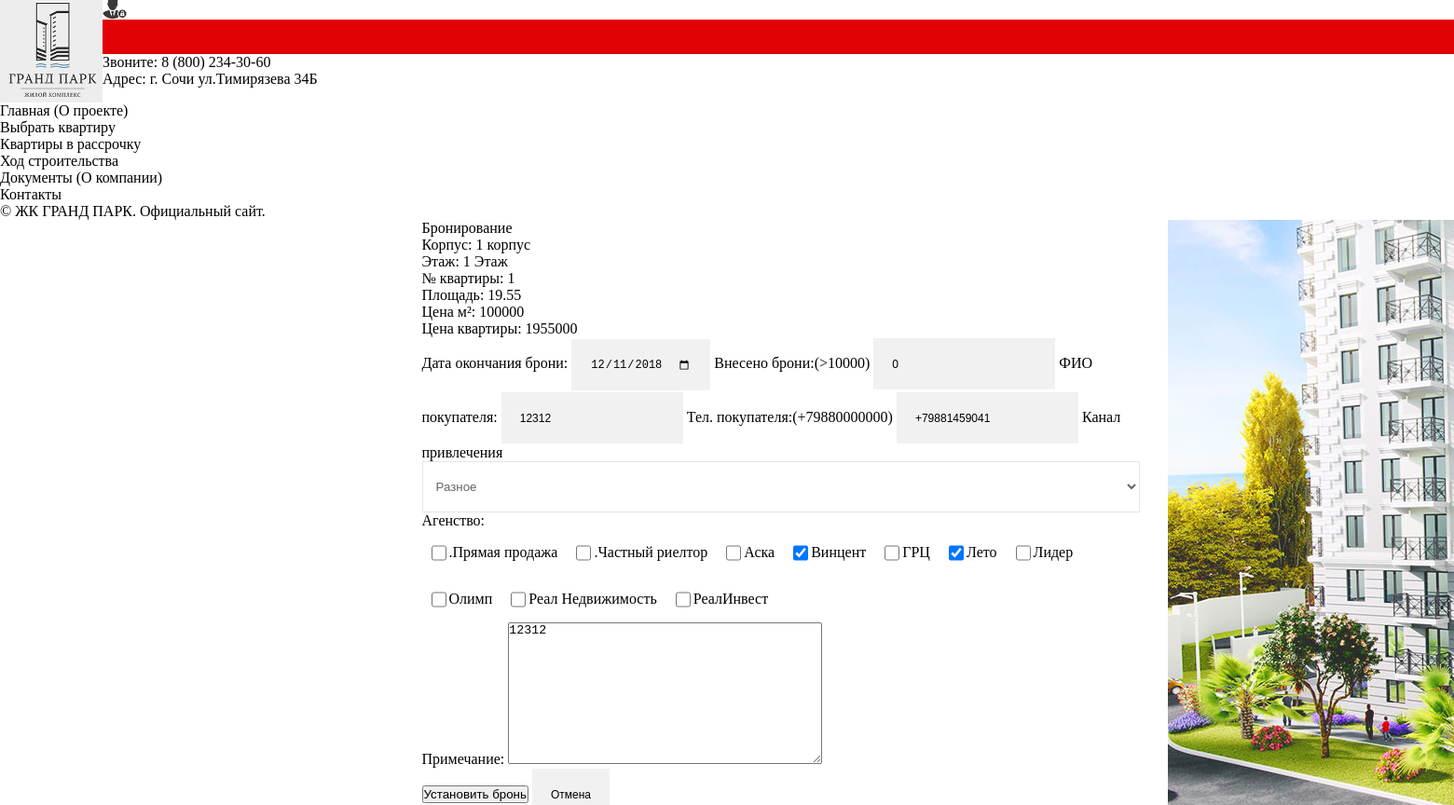
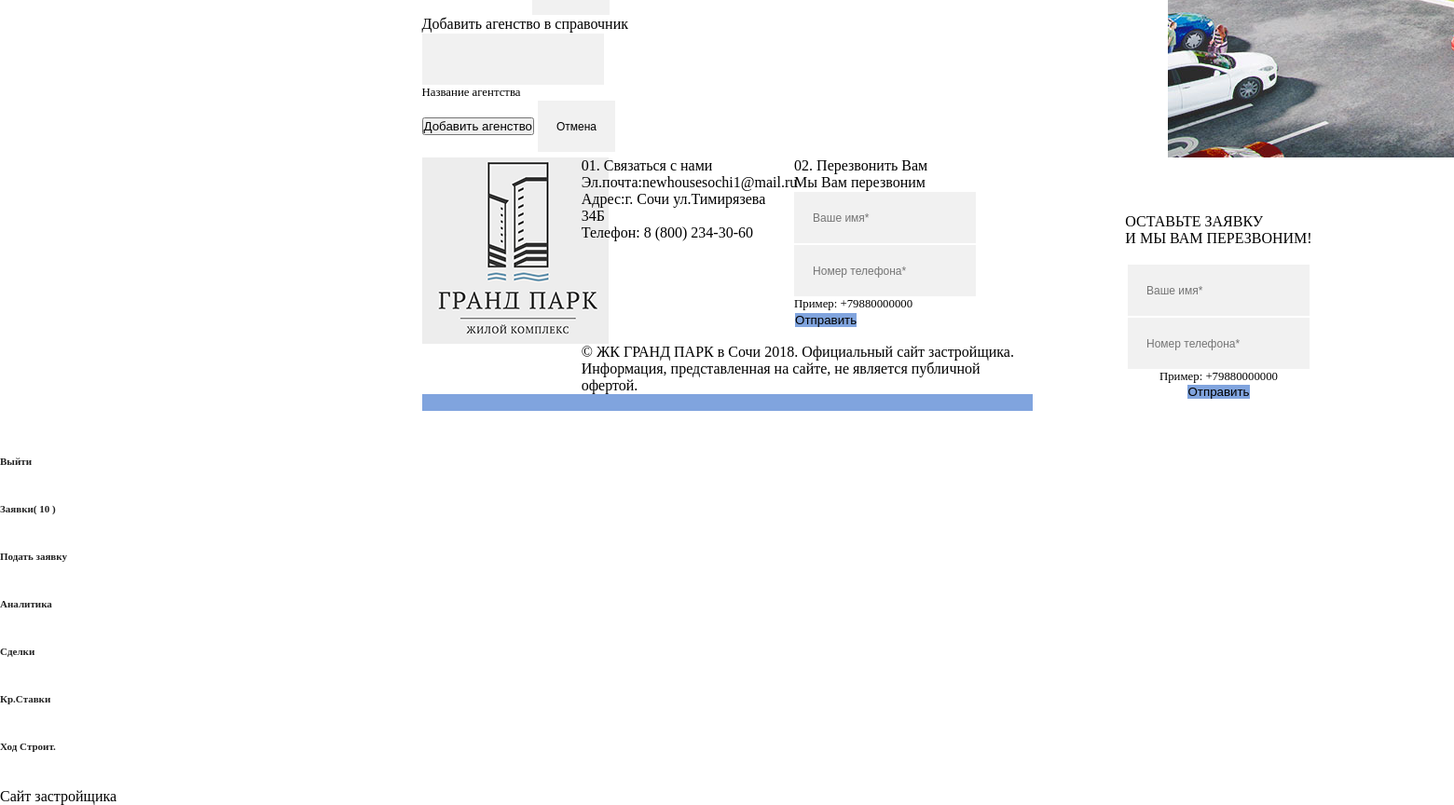
/flats/FlatBron/4/ (signed in), run on an earlier commit of the app's database (2 pictures, top to bottom).
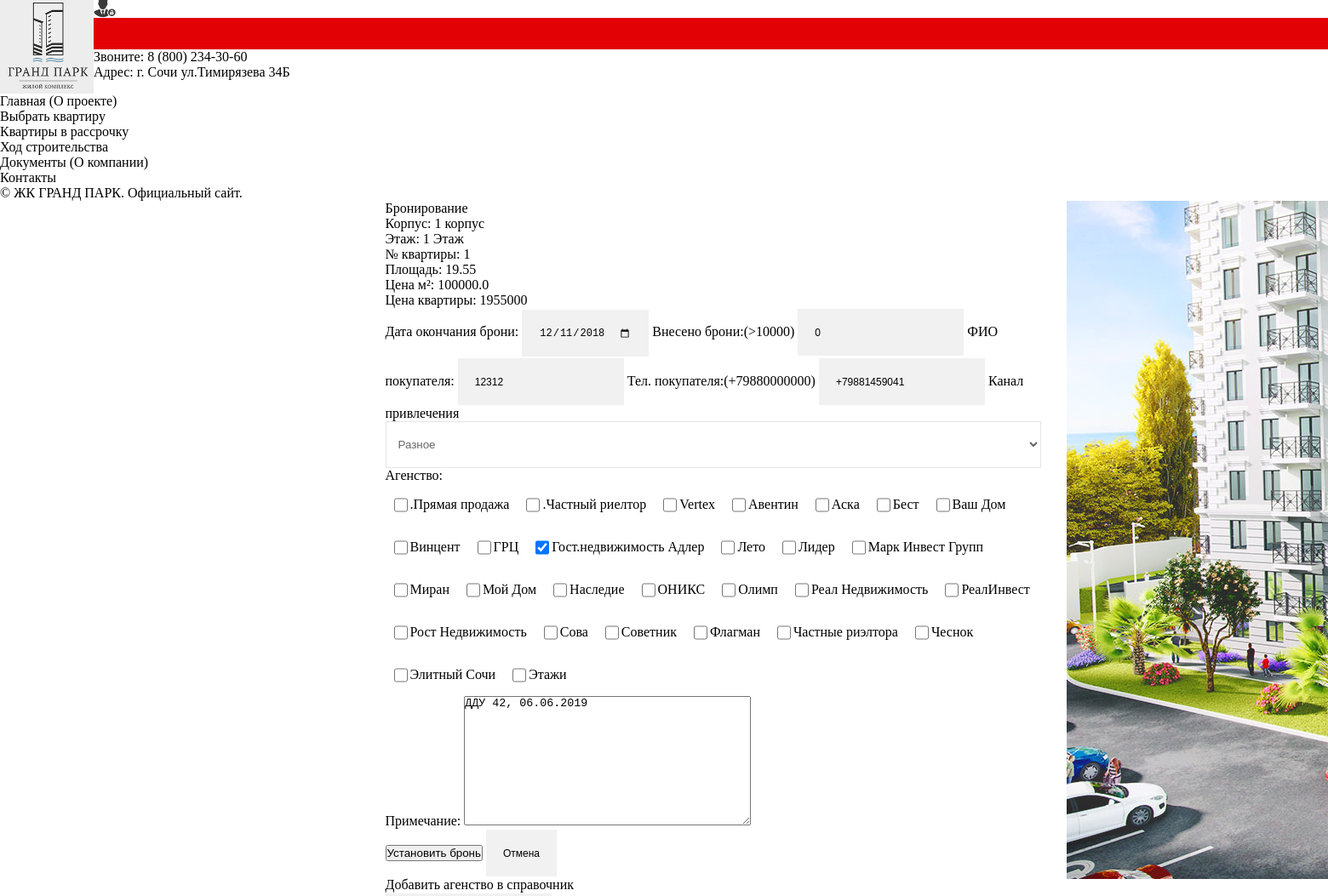
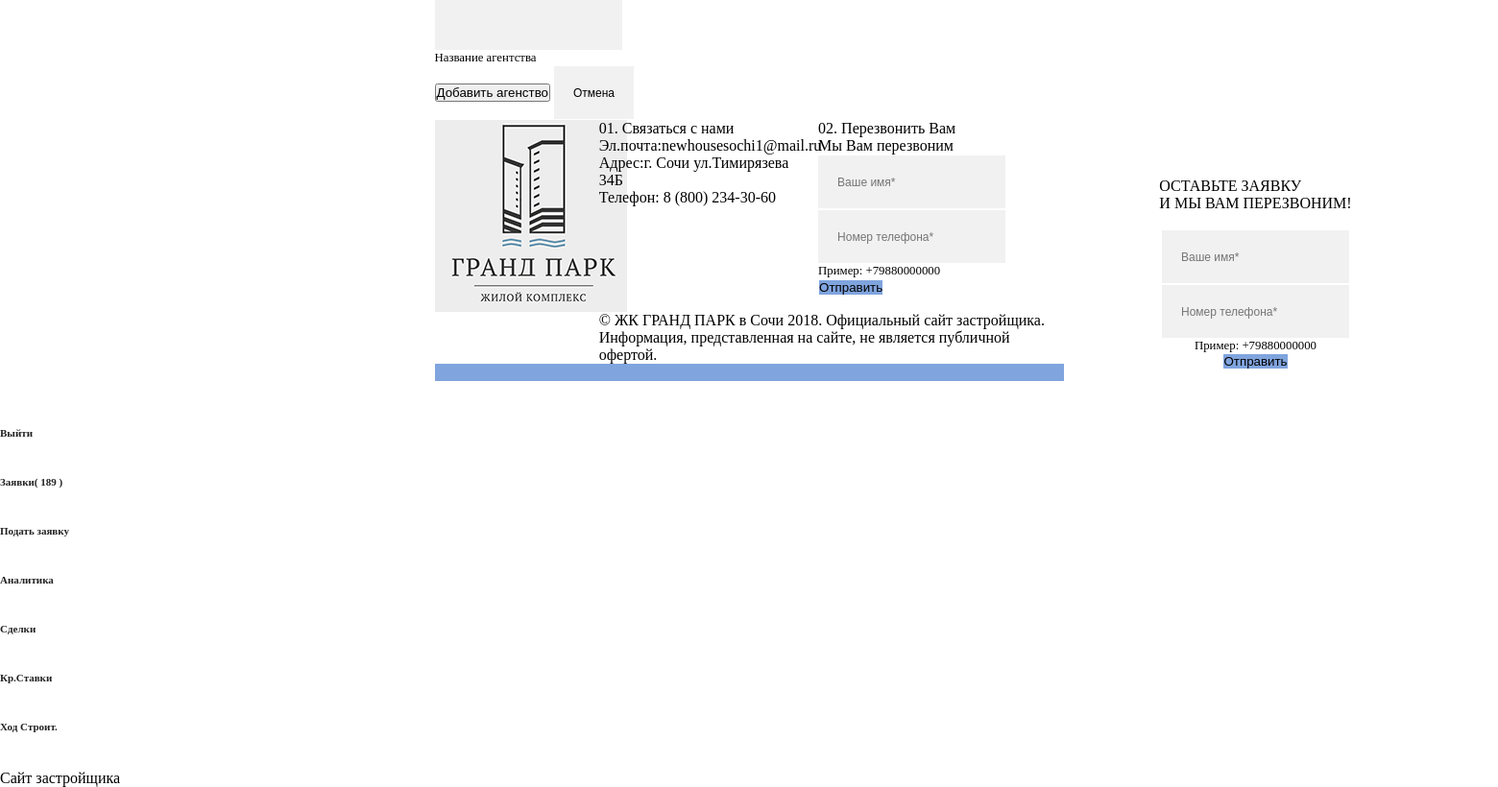
And on a later commit of the database (2 pictures, top to bottom).
### flats/models.py (models this page shows, shortened)
class flat(models.Model):
    korpus_choises = (('',''),('1 корпус','1 корпус'),('2 корпус','2 корпус'))
    korpus = models.CharField(max_length=20, verbose_name='Корпус:', choices=korpus_choises, default='')
    etag_choises = (('Выберите этаж','Выберите этаж'),('1 Этаж','1 Этаж'),('2 Этаж','2 Этаж'),('3 Этаж','3 Этаж'),
                    ('4 Этаж','4 Этаж'),('5 Этаж', '5 Этаж'), ('6 Этаж', '6 Этаж'), ('7 Этаж', '7 Этаж'),
                    ('8 Этаж', '8 Этаж'), ('9 Этаж', '9 Этаж'), ('10 Этаж', '10 Этаж'), ('11 Этаж', '11 Этаж'),
                    ('12 Этаж', '12 Этаж'))
    etag = models.CharField(max_length=15,verbose_name='Этаж:', choices=etag_choises, default='', blank=False)
    kv_numb = models.CharField(max_length=5, verbose_name='№ квартиры:', default='')
    cena_za_metr = models.FloatField(verbose_name='Цена за метр:', default=80000,validators=[MinValueValidator(10000)])
    vid_choises = (('на горы','на горы'),('на горы и море','на горы и море'),('на море и город','на море и город'),
                   ('на парк','на парк'),('во двор','во двор'))
    vid = models.CharField(max_length=40, verbose_name='Вид:', choices=vid_choises, default='')
    status_choises = (('Свободна','Свободна'),('Бронь','Бронь'),('Продана','Продана'))
    status = models.CharField(max_length=25, verbose_name='Статус:',choices=status_choises, default='Свободна')
    planirovka = models.ForeignKey(Planirovki, verbose_name='Планировка квартиры:', on_delete=models.CASCADE, default='')
    sdelka_date = models.DateField(verbose_name='Дата сделки:',blank=True, null=True)
    agenstvo = models.ManyToManyField(agenstv_spr)
    kanal_pr_choises = (('Разное','Разное'),('Авито','Авито'),('Домклик','Домклик'),('Яндекс','Яндекс'),('Циан','Циан'),
                        ('Тел.Звонок','Тел.Звонок'),('Агенство','Агенство'),('Заявка с сайта','Заявка с сайта'))
    kanal_pr = models.CharField(max_length=35, verbose_name='Источник заявки:', choices=kanal_pr_choises, default=' ')
    bron_date_start = models.DateField(verbose_name='Дата открытия брони:',blank=True,null=True)
    bron_date_end = models.DateField(verbose_name='Дата закрытия брони:', blank=True, null=True)
    bron_vneseno = models.IntegerField(verbose_name='Внесенно брони:',default=0,)
    fio_pokupatel = models.CharField(verbose_name='ФИО покупателя:', default=' ', max_length=75)
    tel_pokupatel = PhoneNumberField(verbose_name='Телефон покупателя:', default='+70000000000', help_text='+79881450000',
                                     blank=False)
    prim = models.TextField(verbose_name='Примечание;',default='',blank=False, null=False)
    class Meta:
        verbose_name = 'Квартира'
        verbose_name_plural = 'Квартиры'

class Planirovki(models.Model):
    pl_name = models.CharField(max_length=140, default='',verbose_name='Название планировки:')
    komn_choises=(('Выберите','Выберите'),('Студия','Студия'),('Однокомнатная','Однокомнатная'),('Двухкомнатная','Двухкомнатная'),
                  ('Трехкомнатная','Трехкомнатная'))
    komnat=models.CharField('Кол-во комнат', max_length=25, choices=komn_choises, default='')
    ploshad = models.FloatField(verbose_name='Площадь квартиры:', default=0, validators=[MinValueValidator(7)])
    pict = models.ImageField(verbose_name='Планировка квартиры:', upload_to='image', default='')
    class Meta:
        verbose_name = 'Планировка'
        verbose_name_plural = 'Планировки'

### flats/views.py (the view, shortened to what this page needs)
# urls.py: path(r'FlatBron/<int:idd>/', views.FlatBronView, name='flatsBron'),
@login_required
def FlatBronView(request,idd):
    flats = get_object_or_404(flat, pk=idd)
    form = FlatBronForm(instance=flats)
    estform = EstateAddForm()
    return render(request,'flats/flatbron.html',{'tform':form, 'tEstForm': estform, 'tflat':flats})

### zayavka/forms.py
class zayavkaFromSaitForm(forms.ModelForm):
    class Meta:
        model = zayavka
        fields = ('name_kl','tel',)
        widgets = {'name_kl': forms.TextInput(attrs={'placeholder': 'Ваше имя*'}),
                   'tel': forms.TextInput(attrs={'placeholder': 'Номер телефона*'})}

### flats/forms.py (shortened to what this page needs)
class FlatBronForm(forms.ModelForm):
    class Meta:
        model = flat
        fields = ['fio_pokupatel','tel_pokupatel','kanal_pr','bron_date_end','bron_vneseno','agenstvo','prim']
        widgets = {
            'bron_date_end': DateInput(format='%Y-%m-%d', attrs={'type' : 'date'}),
            'agenstvo': CheckboxSelectMultiple(),
        }

### flats/models.py (called while the page is built)
    def __str__(self):
        return self.ag_name

### templates/flats/flatbron.html (shortened to what this page needs)
{% extends 'main/main.html' %}
{% block content %}
<link rel="stylesheet" href="https://cdnjs.cloudflare.com/ajax/libs/uikit/3.0.0-rc.25/css/uikit.min.css" />
            <div id="wrapper">
                <div class="content-holder">
                    <div class="content">
                        <section >
                            <div class="container">
                                <div class="contact-details-wrap fl-wrap" id="sec1">
                                    <div class="row">
                                    <div class="col-md-8">
    <h2 class="uk-text-left">Бронирование</h2>
<div class="uk-card uk-card-default uk-card-body">
        <form method="POST" class="post-form uk-grid-small" uk-grid>{% csrf_token %}
<div class="uk-child-width-1-2@m uk-grid-small uk-grid-match" uk-grid>
<div class="uk-card uk-card-primary uk-card-small uk-card-body">
           <p class="uk-card-title">Корпус: {{ tflat.korpus }}<br>
           Этаж: {{ tflat.etag }}<br>
           № квартиры: {{ tflat.kv_numb }}<br>
           Площадь: {{ tflat.planirovka.ploshad }} </p>
           <h4 class="uk-card-title">Цена м²: {{ tflat.cena_za_metr }} <span style="font-size: 0.88em;"><i class="fa fa-rub"></i></span><br>
           Цена квартиры: {% widthratio tflat.planirovka.ploshad 1  tflat.cena_za_metr  %} <span style="font-size: 0.88em;"><i class="fa fa-rub"></i></span></h4>
</div>
<div class="uk-card uk-card-default uk-card-small uk-card-body">
           Дата окончания брони: {{  tform.bron_date_end }}
           Внесено брони:(>10000) {{ tform.bron_vneseno }}
           ФИО покупателя: {{ tform.fio_pokupatel }}
           Тел. покупателя:(+79880000000) {{ tform.tel_pokupatel }}
           Канал привлечения {{ tform.kanal_pr }}
</div>
</div>
<div class="uk-child-width-1-1@m uk-grid-small uk-grid-match" uk-grid>
<div class="uk-margin uk-grid-small uk-child-width-auto uk-grid">
    Агенство:<br>{{ tform.agenstvo }}
</div>
<div class="uk-margin uk-grid-small uk-child-width-auto uk-grid">
 Примечание: {{ tform.prim }}
</div>
</div>
<div class="uk-margin uk-grid-small uk-child-width-auto uk-grid">
<button type="submit" name = 'bron' class="save uk-button uk-button-primary" >Установить бронь</button>
<input value="Отмена" type="button" class="uk-button uk-button-default" onclick="location.href='/apparts'" />
</div>
</form>
   <h5 class="uk-text-left">Добавить агенство в справочник</h5>
    <form method="POST" class="post-form uk-grid-small" uk-grid>{% csrf_token %}
    <div class="uk-child-width-1-2@m uk-grid-small uk-grid-match" uk-grid>
        <div>{{ tEstForm.ag_name }}
        <p class="small">Название агентства</p></div>
        <div><button type="submit" name = 'estateadd' class="save uk-button uk-button-primary">Добавить агенство</button>
        <input value="Отмена" type="button" class="uk-button uk-button-default" onclick="location.href='/apparts'" /></div></div>
    </form>
</div>
 </div>
                                    <div class="col-md-4"><div class="box-item">
                                                <img src="/static/images/bg/bg5.jpg" class="respimg" alt="">
                                            </div>
                                    </div>
                     </div></div></div>
                    </section>
                    </div>
{% endblock %}

What changed in the data, as far as the page shows it:
changed flat "1 корпус": cena_za_metr "100000" → "100000.0"; prim "12312" → "ДДУ 42, 06.06.2019"
Also different on the page:
form field agenstvo: "☐ ☐ ☐ ☑ ☐ ☑ ☐ ☐ ☐ ☐" → "☐ ☐ ☐ ☐ ☐ ☐ ☐ ☐ ☐ ☑ ☐ ☐ ☐ ☐ ☐ ☐ ☐ ☐ ☐ ☐ ☐ ☐ ☐ ☐ ☐ ☐ ☐ ☐"
{{ tn3 }}: "10" → "189"
text no longer shown: ".Прямая продажа .Частный риелтор Аска Винцент ГРЦ Лето Лидер Олимп Реал Недвижимость РеалИнвест"
text now shown: ".Прямая продажа .Частный риелтор Vertex Авентин Аска Бест Ваш Дом Винцент ГРЦ Гост.недвижимость Адлер Лето Лидер Марк Инвест Групп Миран Мой Дом Наследие ОНИКС Олимп Реал Недвижимость РеалИнвест Рост Недвижимость Сова Советник Флагман Частные риэлтора Чеснок Элитный Сочи Этажи"
